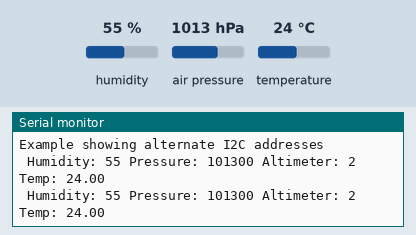
The sketch below on a simulated Arduino Zero (SAMD21). On the bench: the last lines printed to the serial monitor. Inputs (shaded band) come from the test bench; at power-on: humidity 55 %, air pressure 1013 hPa, temperature 24 °C.

Above: at 1.2 s.
1.3 s: humidity set to 22 %
At 2.3 s:
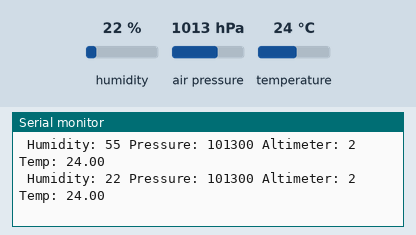
2.8 s: air pressure set to 952 hPa
At 3.8 s:
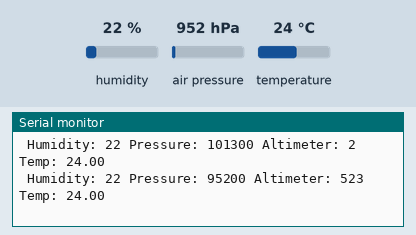
4.3 s: temperature set to 12 °C
At 5.8 s:
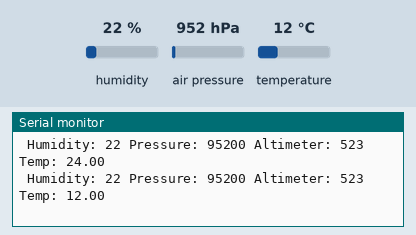

Measured:
- after the input at 1.3 s, the serial monitor: prints a new line after 0.71 s (image 1)
- after the input at 2.8 s, the serial monitor: prints a new line after 0.21 s (image 2)
- after the input at 4.3 s, the serial monitor: prints a new line after 0.72 s (image 3)

The sketch:

BME280.ino
```cpp
/*
  Communicate with BME280s with different I2C addresses
  Nathan Seidle @ SparkFun Electronics
  March 23, 2015

  Feel like supporting our work? Buy a board from SparkFun!
  https://www.sparkfun.com/products/14348 - Qwiic Combo Board
  https://www.sparkfun.com/products/13676 - BME280 Breakout Board

  This example shows how to connect two sensors on the same I2C bus.

  The BME280 has two I2C addresses: 0x77 (jumper open) or 0x76 (jumper closed)

  Hardware connections:
  BME280 -> Arduino
  GND -> GND
  3.3 -> 3.3
  SDA -> A4
  SCL -> A5
*/

#include <Wire.h>

#define debugSerial SerialUSB

#include "SparkFunBME280.h"
BME280 mySensorB; //Uses I2C address 0x76 (jumper closed)

void setup()
{
  debugSerial.begin(115200);
  while (!debugSerial); // Wait for serial monitor
  debugSerial.println("Example showing alternate I2C addresses");

  Wire.begin();

  mySensorB.setI2CAddress(0x76); //Connect to a second sensor
  if(mySensorB.beginI2C() == false) debugSerial.println("Sensor B connect failed");
}

void loop()
{

  debugSerial.print(" Humidity: ");
  debugSerial.print(mySensorB.readFloatHumidity(), 0);

  debugSerial.print(" Pressure: ");
  debugSerial.print(mySensorB.readFloatPressure(), 0);

  debugSerial.print(" Altimeter: ");
  debugSerial.print(mySensorB.readFloatAltitudeMeters(), 0);

  debugSerial.print(" Temp: ");
  //debugSerial.print(mySensorB.readTempC(), 2);
  debugSerial.print(mySensorB.readTempC(), 2);

  debugSerial.println();

  delay(1000);
}
```
